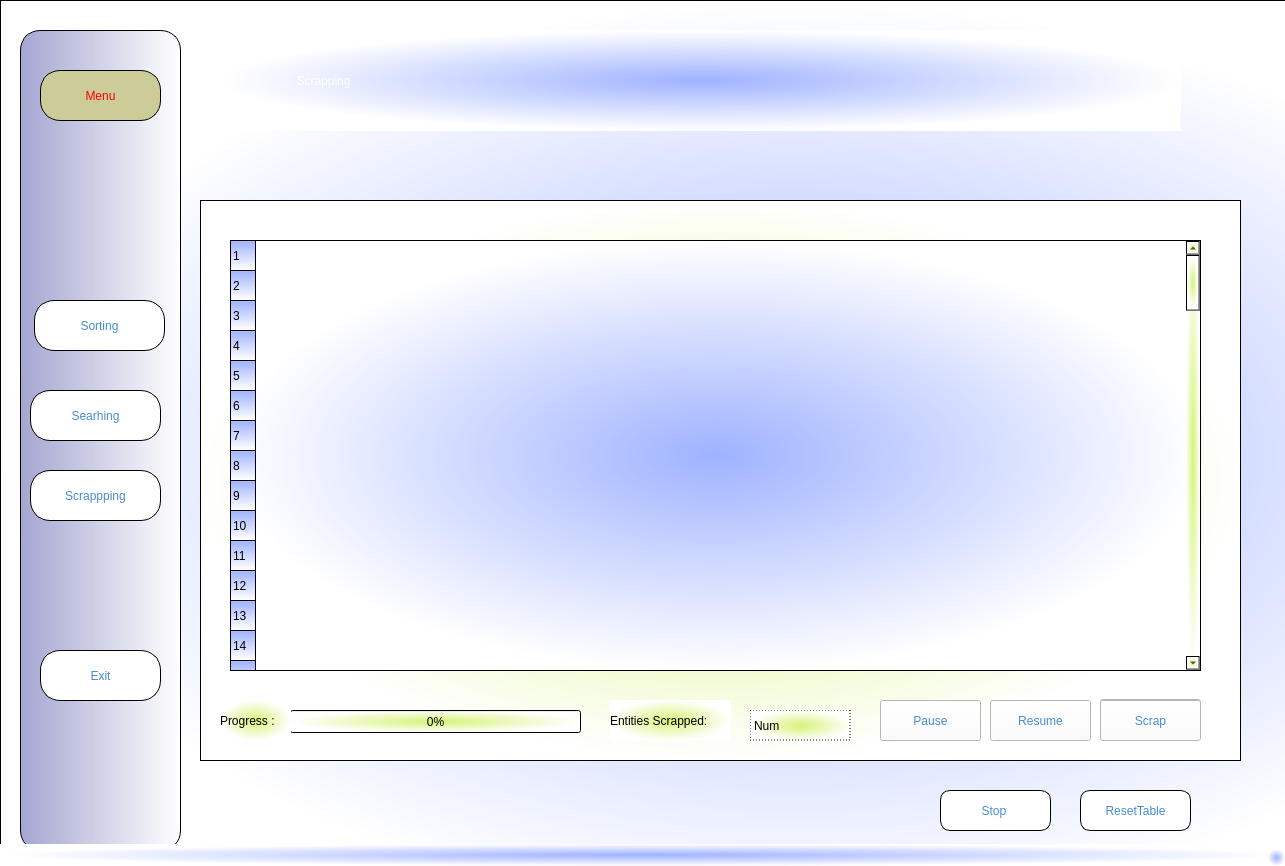
<?xml version="1.0" encoding="UTF-8"?>
<ui version="4.0">
 <class>MainWindow</class>
 <widget class="QMainWindow" name="MainWindow">
  <property name="geometry">
   <rect>
    <x>0</x>
    <y>0</y>
    <width>1285</width>
    <height>866</height>
   </rect>
  </property>
  <property name="windowTitle">
   <string>MainWindow</string>
  </property>
  <property name="styleSheet">
   <string notr="true">background-color: qradialgradient(spread:pad, cx:0.5, cy:0.5, radius:0.5, fx:0.5, fy:0.5, stop:0 rgba(159, 178, 255, 255), stop:1 rgba(255, 255, 255, 255));</string>
  </property>
  <widget class="QWidget" name="centralwidget">
   <widget class="QFrame" name="frame">
    <property name="geometry">
     <rect>
      <x>0</x>
      <y>0</y>
      <width>1591</width>
      <height>911</height>
     </rect>
    </property>
    <property name="styleSheet">
     <string notr="true">background-color: qradialgradient(spread:pad, cx:0.5, cy:0.5, radius:0.5, fx:0.5, fy:0.5, stop:0 rgba(159, 178, 255, 255), stop:1 rgba(255, 255, 255, 255));</string>
    </property>
    <property name="frameShape">
     <enum>QFrame::StyledPanel</enum>
    </property>
    <property name="frameShadow">
     <enum>QFrame::Raised</enum>
    </property>
    <widget class="QFrame" name="frame_2">
     <property name="geometry">
      <rect>
       <x>200</x>
       <y>200</y>
       <width>1041</width>
       <height>561</height>
      </rect>
     </property>
     <property name="styleSheet">
      <string notr="true">background-color: qradialgradient(spread:pad, cx:0.5, cy:0.5, radius:0.5, fx:0.5, fy:0.5, stop:0 rgba(215, 242, 121, 255), stop:1 rgba(255, 255, 255, 255));</string>
     </property>
     <property name="frameShape">
      <enum>QFrame::StyledPanel</enum>
     </property>
     <property name="frameShadow">
      <enum>QFrame::Raised</enum>
     </property>
     <widget class="QPushButton" name="StopButton">
      <property name="geometry">
       <rect>
        <x>900</x>
        <y>499</y>
        <width>101</width>
        <height>41</height>
       </rect>
      </property>
      <property name="styleSheet">
       <string notr="true">background-color: rgb(255, 255, 255);
color: rgb(70, 141, 211);
font: 75 10pt &quot;MS Shell Dlg 2&quot;;</string>
      </property>
      <property name="text">
       <string>Stop</string>
      </property>
     </widget>
     <widget class="QPushButton" name="Resume">
      <property name="geometry">
       <rect>
        <x>790</x>
        <y>500</y>
        <width>101</width>
        <height>41</height>
       </rect>
      </property>
      <property name="styleSheet">
       <string notr="true">background-color: rgb(255, 255, 255);
color: rgb(70, 141, 211);
font: 75 10pt &quot;MS Shell Dlg 2&quot;;</string>
      </property>
      <property name="text">
       <string>Resume</string>
      </property>
     </widget>
     <widget class="QPushButton" name="ScrapButton">
      <property name="geometry">
       <rect>
        <x>900</x>
        <y>500</y>
        <width>101</width>
        <height>41</height>
       </rect>
      </property>
      <property name="styleSheet">
       <string notr="true">background-color: rgb(255, 255, 255);
color: rgb(70, 141, 211);
font: 75 10pt &quot;MS Shell Dlg 2&quot;;</string>
      </property>
      <property name="text">
       <string>Scrap</string>
      </property>
     </widget>
     <widget class="QPushButton" name="Pause">
      <property name="geometry">
       <rect>
        <x>680</x>
        <y>500</y>
        <width>101</width>
        <height>41</height>
       </rect>
      </property>
      <property name="styleSheet">
       <string notr="true">background-color: rgb(255, 255, 255);
color: rgb(70, 141, 211);
font: 75 10pt &quot;MS Shell Dlg 2&quot;;</string>
      </property>
      <property name="text">
       <string>Pause</string>
      </property>
     </widget>
     <widget class="QTableWidget" name="tableWidget">
      <property name="geometry">
       <rect>
        <x>30</x>
        <y>40</y>
        <width>971</width>
        <height>431</height>
       </rect>
      </property>
      <property name="styleSheet">
       <string notr="true">background-color: qradialgradient(spread:pad, cx:0.5, cy:0.5, radius:0.5, fx:0.5, fy:0.5, stop:0 rgba(159, 178, 255, 255), stop:1 rgba(255, 255, 255, 255));</string>
      </property>
      <property name="rowCount">
       <number>100</number>
      </property>
      <row/>
      <row/>
      <row/>
      <row/>
      <row/>
      <row/>
      <row/>
      <row/>
      <row/>
      <row/>
      <row/>
      <row/>
      <row/>
      <row/>
      <row/>
      <row/>
      <row/>
      <row/>
      <row/>
      <row/>
      <row/>
      <row/>
      <row/>
      <row/>
      <row/>
      <row/>
      <row/>
      <row/>
      <row/>
      <row/>
      <row/>
      <row/>
      <row/>
      <row/>
      <row/>
      <row/>
      <row/>
      <row/>
      <row/>
      <row/>
      <row/>
      <row/>
      <row/>
      <row/>
      <row/>
      <row/>
      <row/>
      <row/>
      <row/>
      <row/>
      <row/>
      <row/>
      <row/>
      <row/>
      <row/>
      <row/>
      <row/>
      <row/>
      <row/>
      <row/>
      <row/>
      <row/>
      <row/>
      <row/>
      <row/>
      <row/>
      <row/>
      <row/>
      <row/>
      <row/>
      <row/>
      <row/>
      <row/>
      <row/>
      <row/>
      <row/>
      <row/>
      <row/>
      <row/>
      <row/>
      <row/>
      <row/>
      <row/>
      <row/>
      <row/>
      <row/>
      <row/>
      <row/>
      <row/>
      <row/>
      <row/>
      <row/>
      <row/>
      <row/>
      <row/>
      <row/>
      <row/>
      <row/>
      <row/>
      <row/>
     </widget>
     <widget class="QProgressBar" name="progressBar">
      <property name="geometry">
       <rect>
        <x>90</x>
        <y>510</y>
        <width>291</width>
        <height>23</height>
       </rect>
      </property>
      <property name="autoFillBackground">
       <bool>false</bool>
      </property>
      <property name="styleSheet">
       <string notr="true">background-colour: None</string>
      </property>
      <property name="value">
       <number>0</number>
      </property>
      <property name="alignment">
       <set>Qt::AlignLeading|Qt::AlignLeft|Qt::AlignVCenter</set>
      </property>
      <property name="invertedAppearance">
       <bool>false</bool>
      </property>
      <property name="textDirection">
       <enum>QProgressBar::BottomToTop</enum>
      </property>
     </widget>
     <widget class="QLabel" name="label_4">
      <property name="geometry">
       <rect>
        <x>20</x>
        <y>500</y>
        <width>71</width>
        <height>41</height>
       </rect>
      </property>
      <property name="styleSheet">
       <string notr="true">border-radius : 0%;
border: 0px</string>
      </property>
      <property name="text">
       <string>Progress :</string>
      </property>
     </widget>
     <widget class="QLabel" name="Number">
      <property name="geometry">
       <rect>
        <x>550</x>
        <y>510</y>
        <width>101</width>
        <height>31</height>
       </rect>
      </property>
      <property name="styleSheet">
       <string notr="true">border: 1px dotted black;
border-radius : 0%</string>
      </property>
      <property name="text">
       <string>Num</string>
      </property>
     </widget>
     <widget class="QLabel" name="label_12">
      <property name="geometry">
       <rect>
        <x>410</x>
        <y>500</y>
        <width>121</width>
        <height>41</height>
       </rect>
      </property>
      <property name="styleSheet">
       <string notr="true">border-radius : 0%;
border: 0px</string>
      </property>
      <property name="text">
       <string>Entities Scrapped: </string>
      </property>
     </widget>
    </widget>
    <widget class="QWidget" name="widget_2" native="true">
     <property name="geometry">
      <rect>
       <x>20</x>
       <y>30</y>
       <width>161</width>
       <height>821</height>
      </rect>
     </property>
     <property name="styleSheet">
      <string notr="true">border: 1px solid black; 
background-color: qlineargradient(spread:reflect, x1:0, y1:0, x2:1, y2:0, stop:0 rgba(164, 166, 209, 255), stop:1 rgba(255, 255, 255, 255));
border-radius: 20%;</string>
     </property>
     <widget class="QPushButton" name="MenuButton">
      <property name="geometry">
       <rect>
        <x>20</x>
        <y>40</y>
        <width>121</width>
        <height>51</height>
       </rect>
      </property>
      <property name="styleSheet">
       <string notr="true">font: 75 10pt &quot;MS Shell Dlg 2&quot;;
color: rgb(255, 0, 0);
background: rgb(204, 204, 153)</string>
      </property>
      <property name="text">
       <string>Menu</string>
      </property>
     </widget>
     <widget class="QPushButton" name="SortingButton">
      <property name="geometry">
       <rect>
        <x>14</x>
        <y>270</y>
        <width>131</width>
        <height>51</height>
       </rect>
      </property>
      <property name="styleSheet">
       <string notr="true">background-color: rgb(255, 255, 255);
color: rgb(70, 141, 211);
font: 75 10pt &quot;MS Shell Dlg 2&quot;;</string>
      </property>
      <property name="text">
       <string>Sorting</string>
      </property>
     </widget>
     <widget class="QPushButton" name="SearchingButton">
      <property name="geometry">
       <rect>
        <x>10</x>
        <y>360</y>
        <width>131</width>
        <height>51</height>
       </rect>
      </property>
      <property name="styleSheet">
       <string notr="true">background-color: rgb(255, 255, 255);
color: rgb(70, 141, 211);
font: 75 10pt &quot;MS Shell Dlg 2&quot;;</string>
      </property>
      <property name="text">
       <string>Searhing</string>
      </property>
     </widget>
     <widget class="QPushButton" name="ExitButton">
      <property name="geometry">
       <rect>
        <x>20</x>
        <y>620</y>
        <width>121</width>
        <height>51</height>
       </rect>
      </property>
      <property name="styleSheet">
       <string notr="true">background-color: rgb(255, 255, 255);
color: rgb(70, 141, 211);
font: 75 10pt &quot;MS Shell Dlg 2&quot;;</string>
      </property>
      <property name="text">
       <string>Exit</string>
      </property>
     </widget>
     <widget class="QPushButton" name="ScrappingButton">
      <property name="geometry">
       <rect>
        <x>10</x>
        <y>440</y>
        <width>131</width>
        <height>51</height>
       </rect>
      </property>
      <property name="styleSheet">
       <string notr="true">background-color: rgb(255, 255, 255);
color: rgb(70, 141, 211);
font: 75 10pt &quot;MS Shell Dlg 2&quot;;</string>
      </property>
      <property name="text">
       <string>Scrappping</string>
      </property>
     </widget>
    </widget>
    <widget class="QLabel" name="label_25">
     <property name="geometry">
      <rect>
       <x>220</x>
       <y>30</y>
       <width>961</width>
       <height>101</height>
      </rect>
     </property>
     <property name="styleSheet">
      <string notr="true">color: rgb(255, 255, 255);
font: 32pt &quot;Elephant&quot;;
border: 0px</string>
     </property>
     <property name="text">
      <string>                       Scrapping</string>
     </property>
    </widget>
    <widget class="QPushButton" name="ClearTable">
     <property name="geometry">
      <rect>
       <x>1080</x>
       <y>790</y>
       <width>111</width>
       <height>41</height>
      </rect>
     </property>
     <property name="styleSheet">
      <string notr="true">background-color: rgb(255, 255, 255);
color: rgb(70, 141, 211);
font: 75 10pt &quot;MS Shell Dlg 2&quot;;
border-radius: 10px;
border: 1px solid black</string>
     </property>
     <property name="text">
      <string>ResetTable</string>
     </property>
    </widget>
    <widget class="QPushButton" name="stop">
     <property name="geometry">
      <rect>
       <x>940</x>
       <y>790</y>
       <width>111</width>
       <height>41</height>
      </rect>
     </property>
     <property name="styleSheet">
      <string notr="true">background-color: rgb(255, 255, 255);
color: rgb(70, 141, 211);
font: 75 10pt &quot;MS Shell Dlg 2&quot;;
border-radius: 10px;
border: 1px solid black</string>
     </property>
     <property name="text">
      <string>Stop </string>
     </property>
    </widget>
   </widget>
  </widget>
  <widget class="QStatusBar" name="statusbar"/>
 </widget>
 <resources/>
 <connections/>
</ui>
